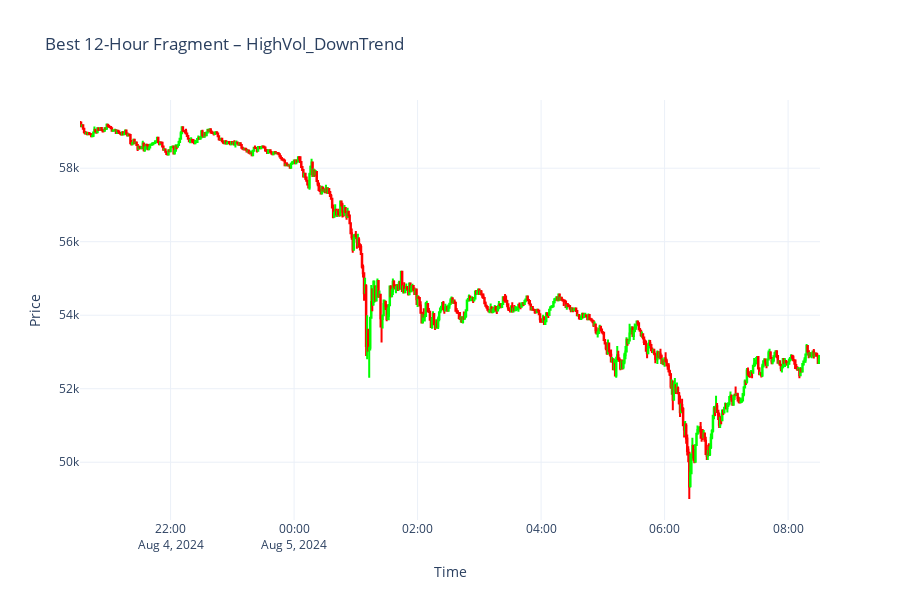
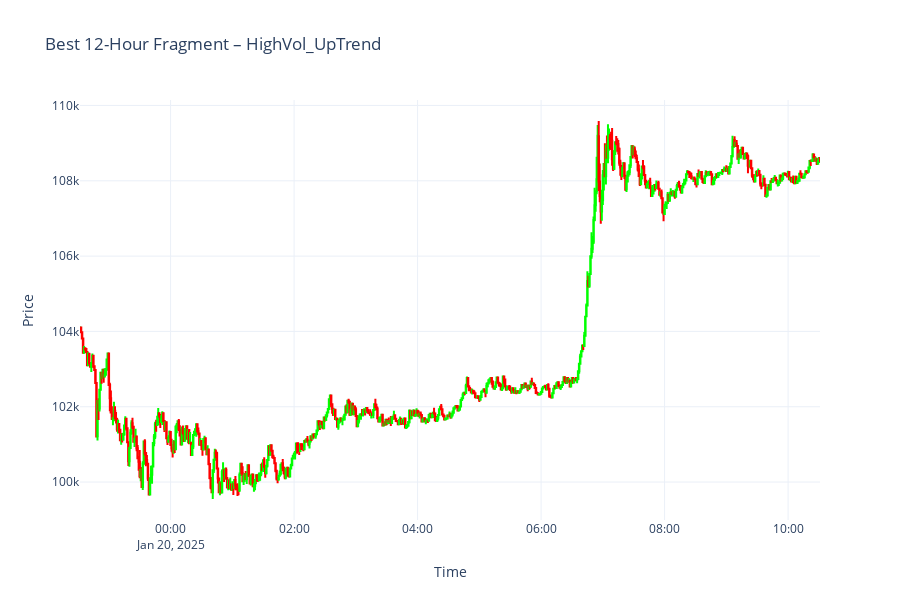
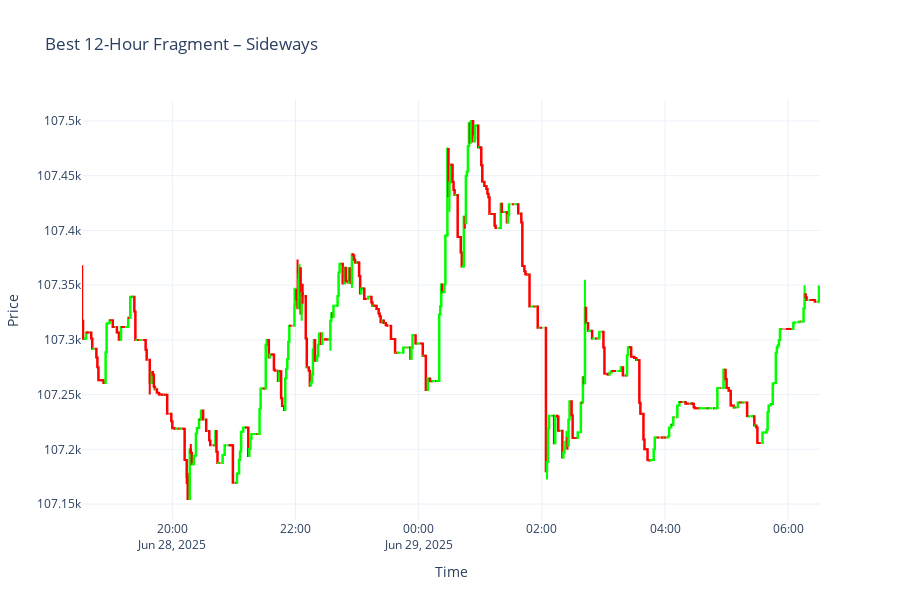
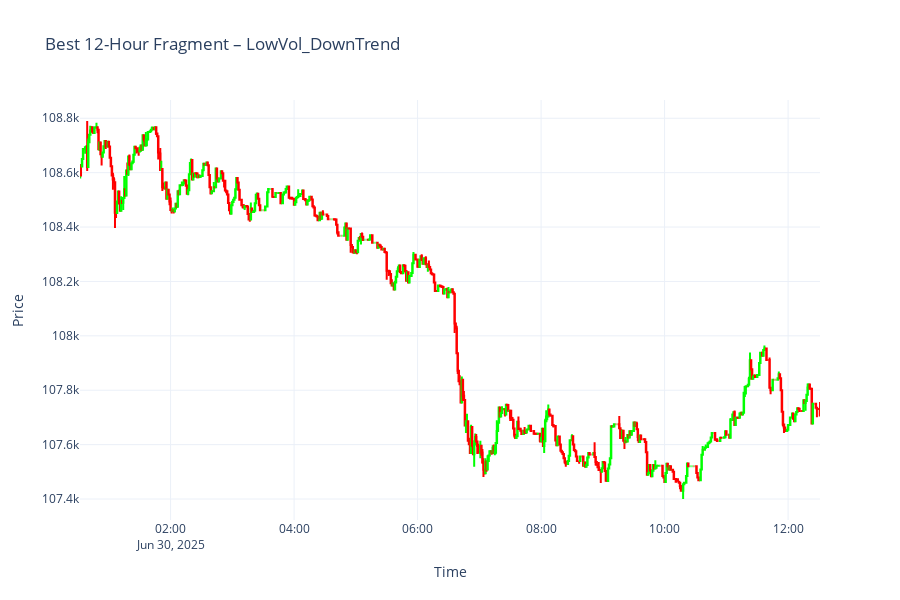

Notebook code cell kept with these figures, in order:
### Code cell
import pandas as pd
import plotly.graph_objects as go
import os

# === Load best regime fragments ===
df = pd.read_csv(csv_path, parse_dates=["timestamp"])
df.set_index("timestamp", inplace=True)

# === Sort and group ===
df = df.sort_index()
regimes = df["regime_name"].unique()
top_regimes = list(regimes[:5])  # Limit to 5 plots

for regime in top_regimes:
    df_plot = df[df["regime_name"] == regime].copy()

    # Clamp outlier highs/lows
    q1 = df_plot["close"].quantile(0.25)
    q3 = df_plot["close"].quantile(0.75)
    iqr = q3 - q1
    lower = q1 - 3 * iqr
    upper = q3 + 3 * iqr
    df_plot["high"] = df_plot["high"].clip(upper=upper)
    df_plot["low"] = df_plot["low"].clip(lower=lower)

    # === Plot ===
    fig = go.Figure()

    fig.add_trace(go.Candlestick(
        x=df_plot.index,
        open=df_plot["open"],
        high=df_plot["high"],
        low=df_plot["low"],
        close=df_plot["close"],
        name="Price",
        increasing_line_color='lime',
        decreasing_line_color='red'
    ))

    fig.update_layout(
        title=f"Best 12-Hour Fragment – {regime}",
        xaxis_title="Time",
        yaxis_title="Price",
        height=600,
        xaxis_rangeslider_visible=False,
        template="plotly_white",
        hovermode="x unified"
    )

    fig.update_xaxes(range=[df_plot.index.min(), df_plot.index.max()])
    fig.show()

### Figure 1 — Plotly figure (JSON) as saved in the notebook; plotly's stock layout.template omitted (floating-point values rounded to 4 significant figures; data arrays with more than 128 entries replaced by an {"elided": "..."} marker saying what was removed)
{"data": [{"close": {"elided": "720 float values"}, "decreasing": {"line": {"color": "red"}}, "high": {"elided": "720 float values"}, "increasing": {"line": {"color": "lime"}}, "low": {"elided": "720 float values"}, "name": "Price", "open": {"elided": "720 float values"}, "x": {"elided": "720 str values"}, "type": "candlestick"}], "layout": {"xaxis": {"rangeslider": {"visible": false}, "title": {"text": "Time"}, "range": ["2024-08-04T20:32:00+00:00", "2024-08-05T08:31:00+00:00"]}, "title": {"text": "Best 12-Hour Fragment – HighVol_DownTrend"}, "yaxis": {"title": {"text": "Price"}}, "height": 600, "hovermode": "x unified"}}

### Figure 2 — Plotly figure (JSON) as saved in the notebook; plotly's stock layout.template omitted (floating-point values rounded to 4 significant figures; data arrays with more than 128 entries replaced by an {"elided": "..."} marker saying what was removed)
{"data": [{"close": {"elided": "720 float values"}, "decreasing": {"line": {"color": "red"}}, "high": {"elided": "720 float values"}, "increasing": {"line": {"color": "lime"}}, "low": {"elided": "720 float values"}, "name": "Price", "open": {"elided": "720 float values"}, "x": {"elided": "720 str values"}, "type": "candlestick"}], "layout": {"xaxis": {"rangeslider": {"visible": false}, "title": {"text": "Time"}, "range": ["2025-01-19T22:32:00+00:00", "2025-01-20T10:31:00+00:00"]}, "title": {"text": "Best 12-Hour Fragment – HighVol_UpTrend"}, "yaxis": {"title": {"text": "Price"}}, "height": 600, "hovermode": "x unified"}}

### Figure 3 — Plotly figure (JSON) as saved in the notebook; plotly's stock layout.template omitted (floating-point values rounded to 4 significant figures; data arrays with more than 128 entries replaced by an {"elided": "..."} marker saying what was removed)
{"data": [{"close": {"elided": "720 float values"}, "decreasing": {"line": {"color": "red"}}, "high": {"elided": "720 float values"}, "increasing": {"line": {"color": "lime"}}, "low": {"elided": "720 float values"}, "name": "Price", "open": {"elided": "720 float values"}, "x": {"elided": "720 str values"}, "type": "candlestick"}], "layout": {"xaxis": {"rangeslider": {"visible": false}, "title": {"text": "Time"}, "range": ["2025-06-28T18:32:00+00:00", "2025-06-29T06:31:00+00:00"]}, "title": {"text": "Best 12-Hour Fragment – Sideways"}, "yaxis": {"title": {"text": "Price"}}, "height": 600, "hovermode": "x unified"}}

### Figure 4 — Plotly figure (JSON) as saved in the notebook; plotly's stock layout.template omitted (floating-point values rounded to 4 significant figures; data arrays with more than 128 entries replaced by an {"elided": "..."} marker saying what was removed)
{"data": [{"close": {"elided": "720 float values"}, "decreasing": {"line": {"color": "red"}}, "high": {"elided": "720 float values"}, "increasing": {"line": {"color": "lime"}}, "low": {"elided": "720 float values"}, "name": "Price", "open": {"elided": "720 float values"}, "x": {"elided": "720 str values"}, "type": "candlestick"}], "layout": {"xaxis": {"rangeslider": {"visible": false}, "title": {"text": "Time"}, "range": ["2025-06-30T00:32:00+00:00", "2025-06-30T12:31:00+00:00"]}, "title": {"text": "Best 12-Hour Fragment – LowVol_DownTrend"}, "yaxis": {"title": {"text": "Price"}}, "height": 600, "hovermode": "x unified"}}
